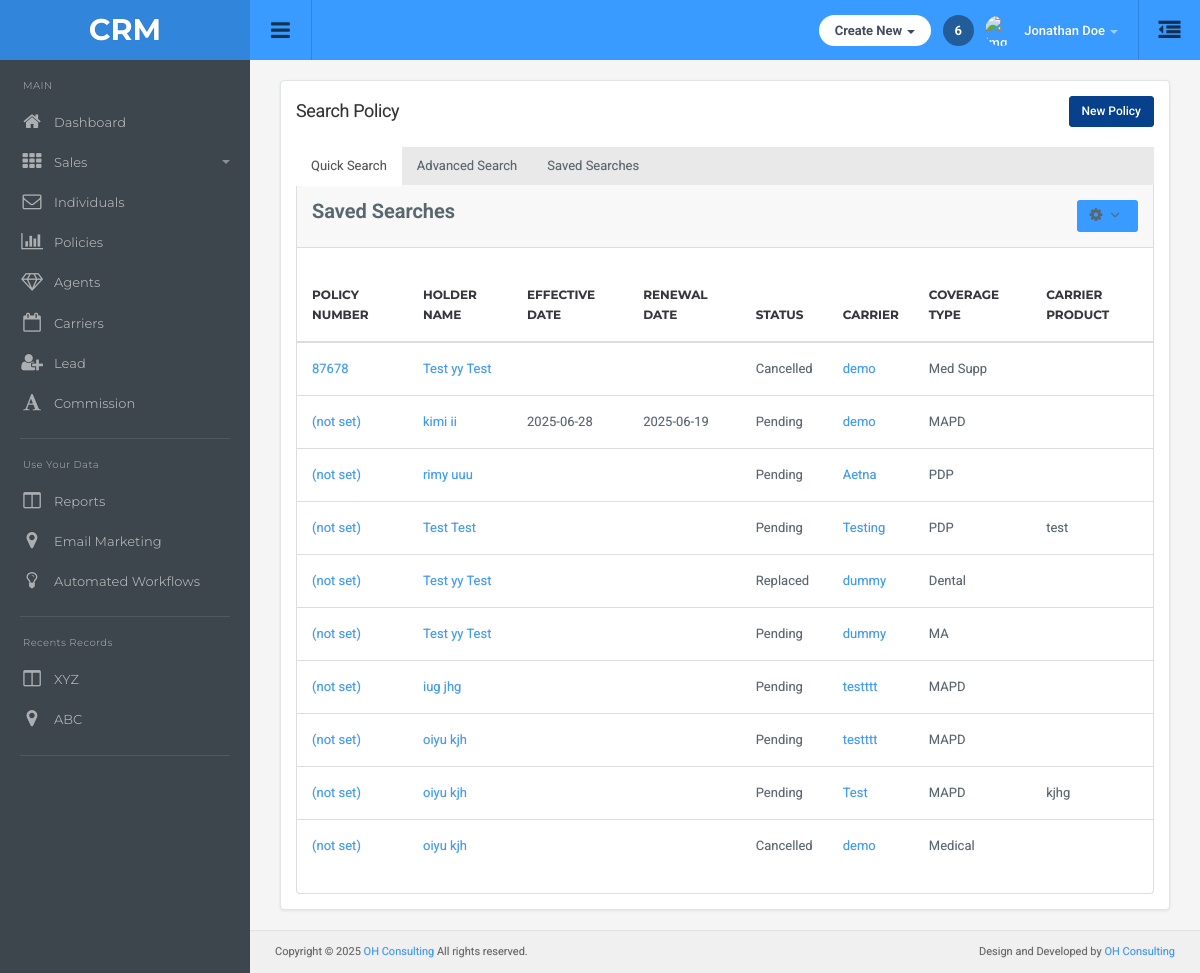
The page /policy/search-policy/ on the database as committed earlier.
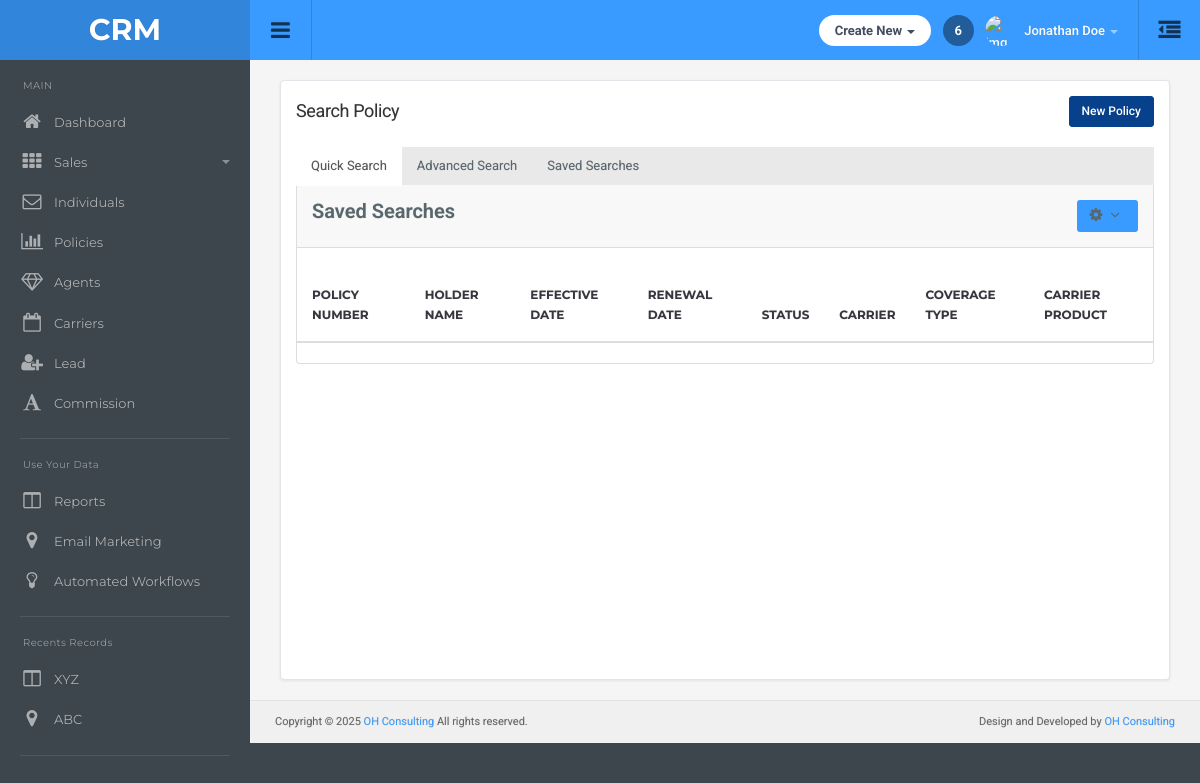
The same page on the database as committed later.
### main/models.py (models this page shows, shortened)
class Policy(models.Model):
    individual = models.ForeignKey(Individuals, on_delete=models.CASCADE, related_name='policy_individual')
    carrier = models.ForeignKey(Carrier, on_delete=models.CASCADE, related_name='policy_carrier')
    policy_number = models.CharField(max_length=100,null=True , blank=True)
    status = models.CharField(max_length=100)
    coverage_type = models.CharField(max_length=100)
    effective_date = models.DateField(null=True,blank=True)
    agent =  models.ForeignKey(Agent,on_delete=models.SET_NULL,null=True,blank=True,related_name="policy_agent")

class Individuals(models.Model):
    first_name = models.CharField(max_length=100)
    middle_name = models.CharField(max_length=100,null=True,blank=True)
    last_name = models.CharField(max_length=100)
    individual_type = models.CharField(max_length=100,null=True,blank=True)
    servicing_agent = models.ForeignKey(Agent,on_delete=models.CASCADE,null=True,blank=True)
    email = models.EmailField(null=True,blank=True)
    business_phone = models.CharField(max_length=10, blank=True, null=True)
    business_ext = models.CharField(max_length=10, blank=True, null=True)
    home_phone = models.CharField(max_length=10, blank=True, null=True)
    home_ext = models.CharField(max_length=10, blank=True, null=True)
    cell_phone = models.CharField(max_length=10, blank=True, null=True)
    cell_ext = models.CharField(max_length=10, blank=True, null=True)
    carrier = models.ForeignKey(Carrier,on_delete=models.SET_NULL,null=True,blank=True)

class Carrier(models.Model):
    name = models.CharField(max_length=100)
    class Meta:
        app_label = "main"

class PolicyDetails(models.Model):
    policy_name = models.ForeignKey(Policy, on_delete=models.CASCADE , related_name='policy_details')
    premium = models.CharField(max_length=20,null=True,blank=True)
    pay_frequency = models.CharField(max_length=100,null=True,blank=True)
    lives = models.CharField(max_length=20,null=True,blank=True)
    project_code = models.CharField(max_length=100,null=True,blank=True)
    app_submit_date = models.DateField(null=True,blank=True)
    renewal_date = models.DateField(null=True,blank=True)
    term_date = models.DateField(null=True,blank=True)
    signed_by =  models.ForeignKey(Agent,on_delete=models.SET_NULL,null=True,blank=True,related_name="signed_by_agent")
    additional_agent =  models.ForeignKey(Agent,on_delete=models.SET_NULL,null=True,blank=True,related_name="policy_additional_agent")
    pay_method = models.CharField(max_length=100,null=True,blank=True)
    notes = models.TextField(null=True,blank=True)
    member_id = models.CharField(max_length=100,null=True,blank=True)
    election = models.CharField(max_length=100,null=True,blank=True)
    who_is_covered = models.BooleanField(default=False)
    election_notes = models.TextField(null=True,blank=True)

class CarrierProduct(models.Model):
    carrier = models.ForeignKey(Carrier, on_delete=models.CASCADE, related_name='products')
    coverage_type = models.CharField(max_length=50)
    product_name = models.CharField(max_length=255)
    effective_date = models.DateField(null=True, blank=True)
    term_date = models.DateField(null=True, blank=True)
    description = models.TextField(blank=True, null=True)
    benefit_summary = models.FileField(upload_to='product_files/', null=True, blank=True)
    plan_grid = models.FileField(upload_to='product_files/', null=True, blank=True)
    brochure = models.FileField(upload_to='product_files/', null=True, blank=True)
    states = MultiSelectField(choices=STATE_CHOICES, null=True,blank=True)
    modified_at = models.DateTimeField(auto_now=True)

### main/views.py (the view)
# urls.py: path('policy/search-policy/', views.search_policy, name='search_policy'),
def search_policy(request):
    carriers = Carrier.objects.all()
    policy = Policy.objects.all()
    return render(request, 'policy/searchpolicy.html',{
        'carriers': carriers,
        'policy':policy
    })

### templates/policy/searchpolicy.html (shortened to what this page needs)
{% extends "dashboard/base.html" %}
{% load static %}
{% block main-content %}
<div class="container-default">
    <div class="search-agents-container">
        <div class="page-header-row">
            <h1 class="page-title">Search Policy</h1>
            <div class="btn-group">
                <button type="button" class="btn btn-primary" data-toggle="modal" data-target="#newPolicyModal">
                    New Policy
                </button>
            </div>
        </div>
        <ul class="nav nav-tabs">
            <li class="active"><a href="{% url 'search_policy' %}">Quick Search</a></li>
            <li><a href="{% url 'advanced_policy' %}">Advanced Search</a></li>
            <li ><a href="{% url 'saved_policy' %}">Saved Searches</a></li>
        </ul>
        <div class="agents-panel">
            <div class="panel-heading clearfix">
                <strong class="pull-left">Saved Searches</strong>
                <div class="dropdown pull-right">
                    <button class="btn btn-sm btn-default dropdown-toggle" type="button" id="agentsDropdown" data-toggle="dropdown" aria-haspopup="true" aria-expanded="false">
                        <i class="fa fa-cog"></i> <i class="fa fa-angle-down"></i>
                    </button>
                </div>
            </div>
            <br>
            <div class="panel-body table-responsive">
                <table id="example4" class="table display">
                    <thead>
                        <tr>
                            <th>Policy Number</th>
                            <th>Holder Name</th>
                            <th>Effective Date</th>
                            <th>Renewal Date</th>
                            <th>Status</th>
                            <th>Carrier</th>
                            <th>Coverage Type</th>
                            <th>Carrier Product</th>
                        </tr>
                    </thead>
                    <tbody>
                    {% for plcy in policy %}
                        <tr>
                            <td><a href="{% url 'policy_tab' plcy.id %}?tab=detail">
    {{ plcy.policy_number|default:"(not set)" }}
</a></td>
                            <td><a href="{% url 'individual_tab' plcy.individual.id %}">{{plcy.individual.first_name}} {{plcy.individual.middle_name}} {{plcy.individual.last_name}}</a></td>
                            <td>{{plcy.effective_date|date:'Y-m-d' }}</td>
                            <td>{{ plcy.policy_details.first.renewal_date|date:'Y-m-d' }}</td>
                            <td>{{plcy.status}}</td>
                            <td><a href="{% url 'carrier_detail' plcy.carrier.id %}">{{plcy.carrier.name}}</a></td>
                            <td>{{plcy.coverage_type}}</td>
                            <td>{{ plcy.carrier.products.first.product_name }}</td>
                        </tr>
                    {% endfor %}
                    </tbody>
                </table>
            </div>
        </div>
    </div>
{% include "policy/add_policy_modal.html" %}
{% endblock %}

Rows that differ between the two databases and show on the page:
removed Policy: policy_number "87678", individual.first_name "Test", individual.middle_name "yy", individual.last_name "Test", status "Cancelled", carrier.name "demo", coverage_type "Med Supp"
removed Policy: policy_number "(not set)", individual.first_name "kimi", individual.last_name "ii", effective_date "2025-06-28", policy_details.first.renewal_date "2025-06-19", status "Pending", carrier.name "demo", coverage_type "MAPD"
removed Policy: policy_number "(not set)", individual.first_name "rimy", individual.last_name "uuu", status "Pending", carrier.name "Aetna", coverage_type "PDP"
removed Policy: policy_number "(not set)", individual.first_name "Test", individual.last_name "Test", status "Pending", carrier.name "Testing", coverage_type "PDP", carrier.products.first.product_name "test"
removed Policy: policy_number "(not set)", individual.first_name "Test", individual.middle_name "yy", individual.last_name "Test", status "Replaced", carrier.name "dummy", coverage_type "Dental"
removed Policy: policy_number "(not set)", individual.first_name "Test", individual.middle_name "yy", individual.last_name "Test", status "Pending", carrier.name "dummy", coverage_type "MA"
removed Policy: policy_number "(not set)", individual.first_name "iug", individual.last_name "jhg", status "Pending", carrier.name "testttt", coverage_type "MAPD"
removed Policy: policy_number "(not set)", individual.first_name "oiyu", individual.last_name "kjh", status "Pending", carrier.name "testttt", coverage_type "MAPD"
removed Policy: policy_number "(not set)", individual.first_name "oiyu", individual.last_name "kjh", status "Pending", carrier.name "Test", coverage_type "MAPD", carrier.products.first.product_name "kjhg"
removed Policy: policy_number "(not set)", individual.first_name "oiyu", individual.last_name "kjh", status "Cancelled", carrier.name "demo", coverage_type "Medical"
